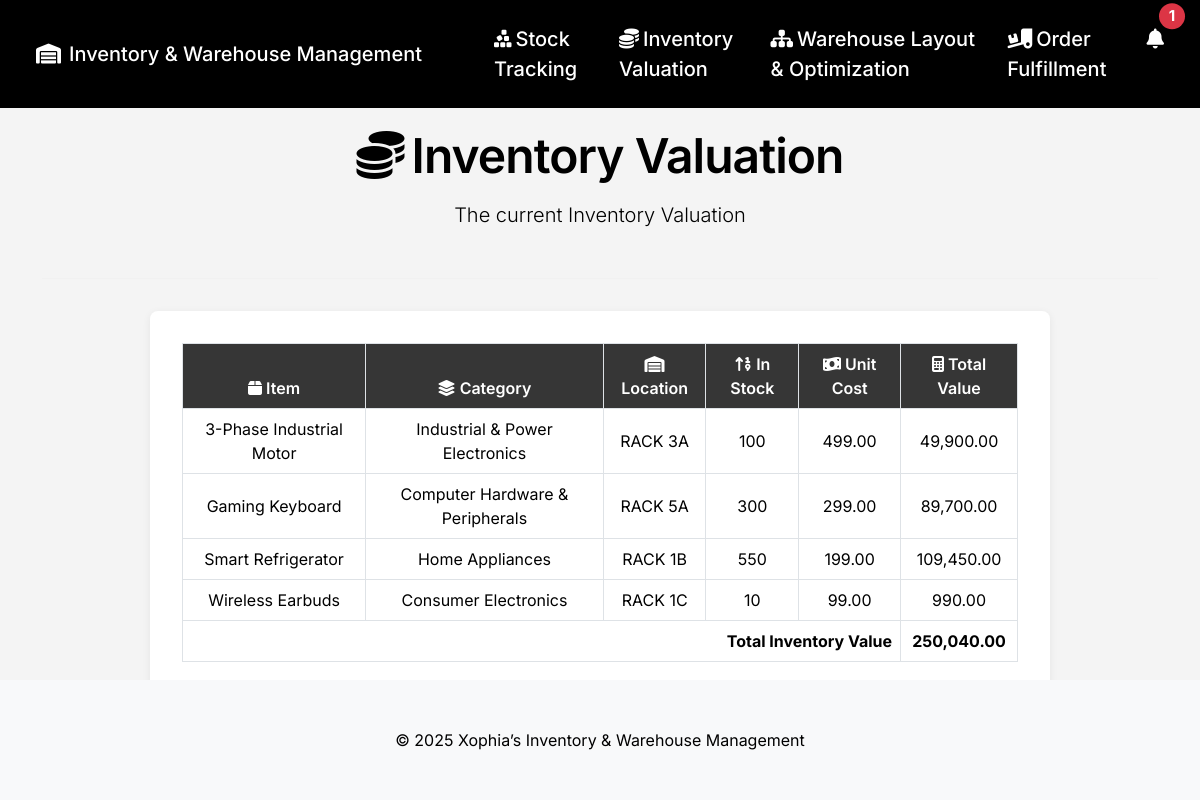
The page /inventory-valuation.php on the database its author committed.
### tables this page shows
CREATE TABLE `stocks` (
  `item` varchar(100) NOT NULL,
  `bar` varchar(255) NOT NULL,
  `category` varchar(100) NOT NULL,
  `location` varchar(100) NOT NULL,
  `price` float(255,2) NOT NULL,
  `id` int(10) NOT NULL,
  `stock` int(255) DEFAULT NULL,
  `notified` tinyint(1) DEFAULT 0
);

### inventory-valuation.php (the view, shortened to what this page needs)
<?php
include "config/config.php";
?>
<!DOCTYPE html>
<html lang="en">
<head>
    <link rel="stylesheet" href="https://cdn.jsdelivr.net/npm/bootstrap@5.3.3/dist/css/bootstrap.min.css">
    <link rel="stylesheet" href="https://cdnjs.cloudflare.com/ajax/libs/font-awesome/6.5.2/css/all.min.css">
    <link rel="stylesheet" href="https://cdnjs.cloudflare.com/ajax/libs/animate.css/4.1.1/animate.min.css"/>
</head>
<body>
    <nav class="navbar navbar-expand-lg navbar-dark fixed-top py-3">
        <div class="container-fluid">
            <a class="navbar-brand ps-4" href="index.php">
              <i class="fa-solid fa-warehouse me-2"></i>Inventory & Warehouse Management
            </a>
            <div class="collapse navbar-collapse justify-content-end" id="navbarNav">
                <ul class="navbar-nav gap-3">
                    <li class="nav-item ms-5">
                        <a class="nav-link" href="stock-tracking.php"><i class="fa-solid fa-cubes-stacked me-1"></i>Stock Tracking</a>
                    </li>
                    <li class="nav-item">
                        <a class="nav-link" href="inventory-valuation.php"><i class="fa-solid fa-coins me-1"></i>Inventory Valuation</a>
                    </li>
                    <li class="nav-item">
                        <a class="nav-link" href="warehouse-layout-optimization.php"><i class="fa-solid fa-sitemap me-1"></i>Warehouse Layout & Optimization</a>
                    </li>
                    <li class="nav-item">
                        <a class="nav-link" href="order-fulfillment.php"><i class="fa-solid fa-truck-ramp-box me-1"></i>Order Fulfillment</a>
                    </li>
                    <li>
                        <div class="nav-item dropdown me-3">
                           <a class="nav-link position-relative" href="#" id="notificationDropdown" data-bs-toggle="dropdown" aria-expanded="false" onclick="markNotificationsSeen()">
                                <i class="fa-solid fa-bell"></i>
                                <span class="position-absolute top-0 start-100 translate-middle badge rounded-pill bg-danger">
                                    <?php
                                    $query = "SELECT COUNT(*) as con FROM stocks WHERE stock < 49 AND notified = 0";
                                    $result = mysqli_query($conn, $query);
                                    echo mysqli_fetch_array($result)['con'];
                                    ?>
                                </span>
                            </a>
                        </div>
                    </li>
                </ul>
            </div>
        </div>
    </nav>
    <div class="container text-center" style="margin-top: 120px;">
        <div class="row mb-4">
            <div class="col-12 animate__animated animate__fadeInLeft">
                <div class="section-title mb-2">
                    <i class="fa-solid fa-coins me-2"></i>Inventory Valuation
                </div>
                <p class="lead">
                    The current Inventory Valuation
                </p>
            </div>
        </div>
        <hr class="divider">
        <div class="main-container section-image-animate">
            <div class="table-responsive mb-4">
                <table class="table table-bordered align-middle">
                    <thead>
                        <tr>
                            <th scope="col"><i class="fa-solid fa-box"></i> Item</th>
                            <th scope="col"><i class="fa-solid fa-layer-group"></i> Category</th>
                            <th scope="col"><i class="fa-solid fa-warehouse"></i> Location</th>
                            <th scope="col"><i class="fa-solid fa-sort-numeric-up"></i> In Stock</th>
                            <th scope="col"><i class="fa-solid fa-money-bill-wave"></i> Unit Cost</th>
                            <th scope="col"><i class="fa-solid fa-calculator"></i> Total Value</th>
                        </tr>
                    </thead>
                    <tbody>
                        <?php
                            $query = "SELECT *, (price * stock) as totalCost FROM stocks";
                            $res = mysqli_query($conn, $query);
                            while ($data = mysqli_fetch_array($res)) {
                        ?>
                        <tr>
                            <td><?php echo htmlspecialchars($data['item']); ?></td>
                            <td><?php echo htmlspecialchars($data['category']); ?></td>
                            <td><?php echo htmlspecialchars($data['location']); ?></td>
                            <td><?php echo (int)$data['stock']; ?></td>
                            <td><?php echo number_format($data['price'], 2); ?></td>
                            <td><?php echo number_format($data['totalCost'], 2); ?></td>
                        </tr>
                        <?php
                            }
                        ?>
                    </tbody>
                    <tfoot>
                        <tr>
                            <th colspan="5" class="text-end">Total Inventory Value</th>
                            <?php
                                $query = "SELECT SUM(price * stock) as totalval FROM stocks";
                                $res = mysqli_query($conn, $query);
                                while($data2 = mysqli_fetch_array($res)){
                            ?>
                            <th><?php echo number_format($data2['totalval'], 2);?></th>
                            <?php
                                }
                            ?>
                        </tr>
                    </tfoot>
                </table>
            </div>
        </div>
    </div>
    <footer class="bg-light py-5 mt-5">
        <div class="container text-center">
            &copy; <?= date("Y") ?> Xophia’s Inventory & Warehouse Management
        </div>
    </footer>
</body>
</html>

### inventory-valuation.php (style rules this page uses)
html { scroll-behavior: smooth; }
body { font-family: 'Inter', Arial, sans-serif; background: #f4f4f4; color: #000; }
footer { position: absolute; bottom: 0; left: 0; right: 0; }
.navbar { background: #000 !important; }
.navbar-brand, .nav-link, .navbar-text { color: #fff !important; font-weight: 500; font-size: 20px; }
.section-title { font-size: 48px; font-weight: 600; letter-spacing: -0.02em; }
.main-container { margin: 2em auto; max-width: 900px; background: #fff; padding: 2em; border-radius: 8px; box-shadow: 0 2px 8px 0 #00000011; }
.table thead th { background: #363636; color: #fff; font-weight: 600; position: sticky; top: 0; z-index: 10; }
.table tbody tr { background: #fff; }
.table tbody tr:nth-child(even) { background: #f2f2f2; }
.divider { border-top: 1px solid #E6E6E6; margin: 2rem 0; }
.section-image-animate { opacity: 0; transform: translateY(40px); transition: opacity 1.1s cubic-bezier(0.23,1,0.32,1), transform 1.1s cubic-bezier(0.23,1,0.32,1); }
.section-image-animate.in-view { opacity: 1 !important; transform: none !important; }
.table-responsive { max-height: 400px; overflow-y: auto; display: block; }

### rows shown on the page
stocks: item "3-Phase Industrial Motor", category "Industrial & Power Electronics", location "RACK 3A", stock "100", price "499.00", totalCost "49,900.00"
stocks: item "Gaming Keyboard", category "Computer Hardware & Peripherals", location "RACK 5A", stock "300", price "299.00", totalCost "89,700.00"
stocks: item "Smart Refrigerator", category "Home Appliances", location "RACK 1B", stock "550", price "199.00", totalCost "109,450.00"
stocks: item "Wireless Earbuds", category "Consumer Electronics", location "RACK 1C", stock "10", price "99.00", totalCost "990.00"

### other values the page prints
mysqli_fetch_array($result)['con'] "1"
$data2['totalval'] "250,040.00"
